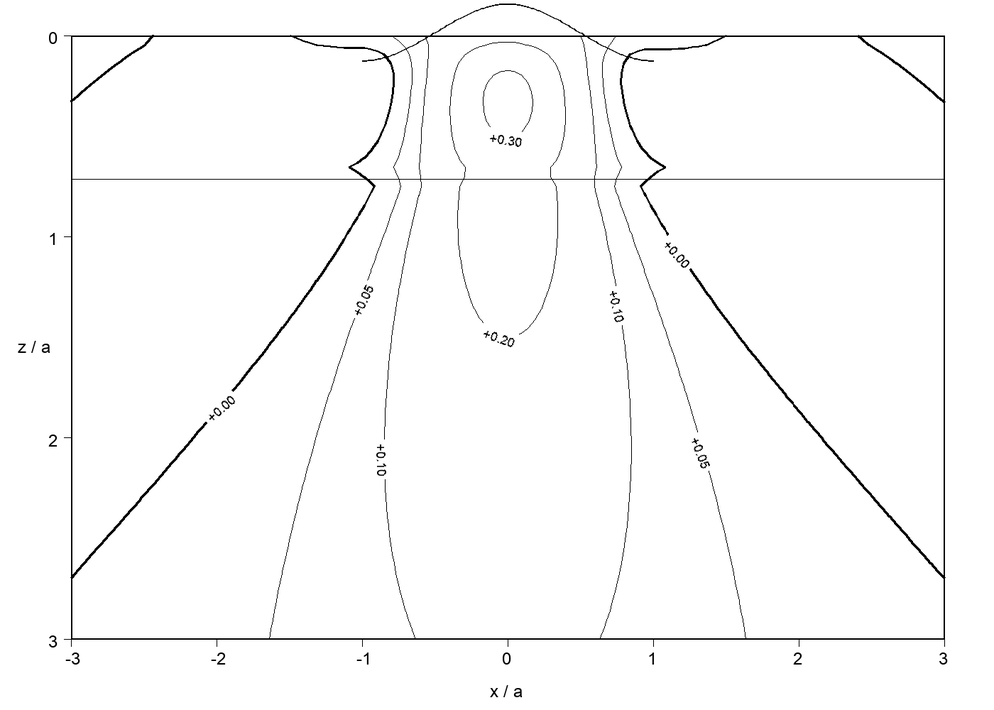
#> input picture peacock/screenshots/figure_4_1_fea_labeled.png, 994 x 710 px, shrunk from 1400 x 1000 before the run, found by its file name
$ python annotate_figure_4_1_points_sigma.py
#> lines starting #> are read from the running program, lines starting #| are printed output that depends on the picture
from pathlib import Path
from PIL import Image, ImageDraw, ImageFont

img_path = Path('/Users/iratnere/dev/coyote-math/peacock/screenshots/figure_4_1_fea_labeled.png')
out_path = Path('/Users/iratnere/dev/coyote-math/peacock/screenshots/figure_4_1_fea_labeled_points_sigma.png')
img = Image.open(img_path).convert('RGBA')
d = ImageDraw.Draw(img)

width, height = img.size
#> width = 994; height = 710
pad_l, pad_r, pad_t, pad_b = 100, 70, 50, 100
pw = width - pad_l - pad_r
#> pw = 824
ph = height - pad_t - pad_b
#> ph = 560
sx = lambda x: pad_l + (x + 3.0) / 6.0 * pw
sy = lambda z: pad_t + z / 3.0 * ph

try:
    font = ImageFont.truetype('/System/Library/Fonts/Supplemental/Arial.ttf', 22)
    small = ImageFont.truetype('/System/Library/Fonts/Supplemental/Arial.ttf', 18)
except Exception:
    font = ImageFont.load_default(); small = ImageFont.load_default()

# Prompt-style points, evaluated on the layered tire FEA plot
points = {
    'P1': (0.00, 0.50, +0.3023),
    'P2': (0.875, 0.35, -0.0190),
    'P3': (0.00, 1.50, +0.2002),
    'P4': (1.50, 0.50, -0.0231),
}
offsets = {
    'P1': (18, -34),
    'P2': (18, -34),
    'P3': (18, -10),
    'P4': (18, -34),
}
for name, (x, z, s) in points.items():
    px, py = sx(x), sy(z)
    r = 6
    d.ellipse([px-r, py-r, px+r, py+r], fill='black', outline='white', width=1)
    dx, dy = offsets[name]
    tx, ty = px + dx, py + dy
    lines = [name, f'σzo/p0 = {s:+.4f}', f'({x:.3f}a, {z:.2f}a)']
    widths = []; heights = []
    for i, line in enumerate(lines):
        f = font if i == 0 else small
        bb = d.textbbox((0,0), line, font=f)
        widths.append(bb[2]-bb[0]); heights.append(bb[3]-bb[1])
    box_w = max(widths) + 12
    box_h = sum(heights) + 12
    d.rounded_rectangle([tx-6, ty-4, tx-6+box_w, ty-4+box_h], radius=5, fill='white', outline='black', width=1)
    y = ty
    d.text((tx, y), lines[0], fill='black', font=font); y += heights[0] + 2
    d.text((tx, y), lines[1], fill='black', font=small); y += heights[1] + 2
    d.text((tx, y), lines[2], fill='black', font=small)

flat = Image.new('RGB', img.size, 'white')
#> flat: PIL image 994x710 RGB; every value is 255
flat.paste(img, mask=img.split()[-1])
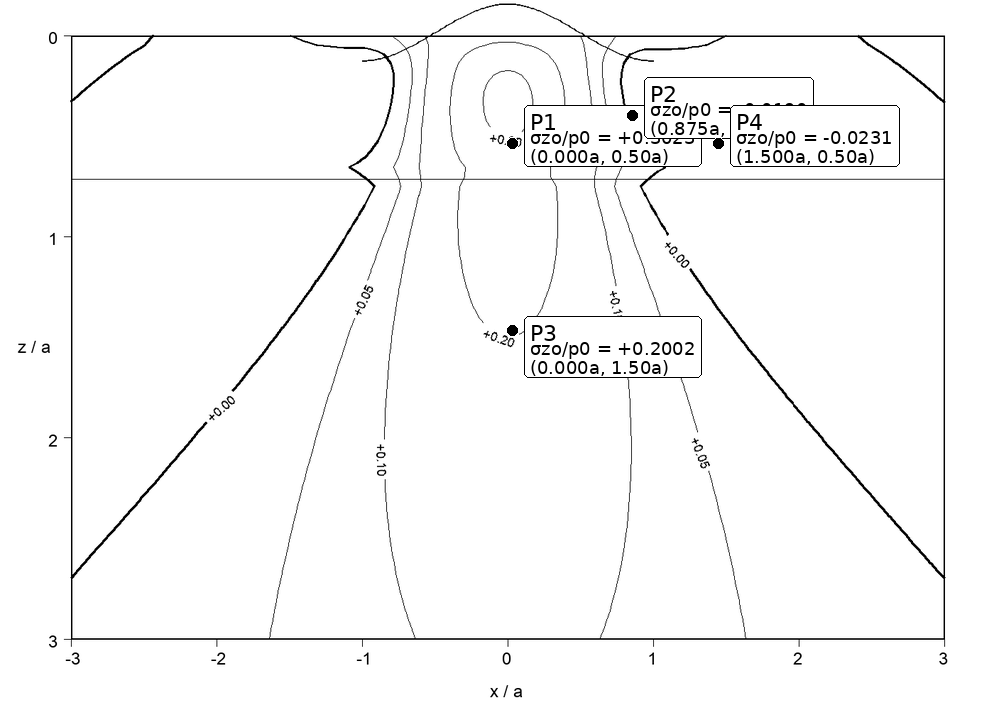
#> img: PIL image 994x710 RGBA; mean R, G, B, A 248, 248, 248, 255
flat.save(out_path)
print(out_path)
